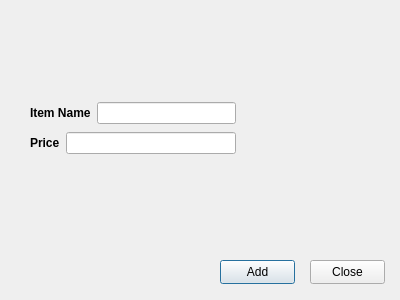
<?xml version="1.0" encoding="UTF-8"?>
<ui version="4.0">
 <class>addmember</class>
 <widget class="QDialog" name="addmember">
  <property name="geometry">
   <rect>
    <x>0</x>
    <y>0</y>
    <width>400</width>
    <height>300</height>
   </rect>
  </property>
  <property name="windowTitle">
   <string>Dialog</string>
  </property>
  <widget class="QPushButton" name="pushButton">
   <property name="geometry">
    <rect>
     <x>220</x>
     <y>260</y>
     <width>75</width>
     <height>24</height>
    </rect>
   </property>
   <property name="text">
    <string>Add</string>
   </property>
  </widget>
  <widget class="QPushButton" name="pushButton_2">
   <property name="geometry">
    <rect>
     <x>310</x>
     <y>260</y>
     <width>75</width>
     <height>24</height>
    </rect>
   </property>
   <property name="text">
    <string>Close</string>
   </property>
  </widget>
  <widget class="QWidget" name="">
   <property name="geometry">
    <rect>
     <x>30</x>
     <y>100</y>
     <width>206</width>
     <height>56</height>
    </rect>
   </property>
   <layout class="QVBoxLayout" name="verticalLayout">
    <item>
     <layout class="QHBoxLayout" name="horizontalLayout_2">
      <item>
       <widget class="QLabel" name="label">
        <property name="font">
         <font>
          <bold>true</bold>
         </font>
        </property>
        <property name="layoutDirection">
         <enum>Qt::LeftToRight</enum>
        </property>
        <property name="text">
         <string>Item Name</string>
        </property>
       </widget>
      </item>
      <item>
       <widget class="QLineEdit" name="textItemName"/>
      </item>
     </layout>
    </item>
    <item>
     <layout class="QHBoxLayout" name="horizontalLayout">
      <item>
       <widget class="QLabel" name="label_2">
        <property name="font">
         <font>
          <bold>true</bold>
         </font>
        </property>
        <property name="text">
         <string>Price</string>
        </property>
       </widget>
      </item>
      <item>
       <widget class="QLineEdit" name="textItemPrice"/>
      </item>
     </layout>
    </item>
   </layout>
  </widget>
 </widget>
 <resources/>
 <connections>
  <connection>
   <sender>pushButton_2</sender>
   <signal>clicked()</signal>
   <receiver>addmember</receiver>
   <slot>close()</slot>
   <hints>
    <hint type="sourcelabel">
     <x>363</x>
     <y>271</y>
    </hint>
    <hint type="destinationlabel">
     <x>388</x>
     <y>286</y>
    </hint>
   </hints>
  </connection>
 </connections>
</ui>
